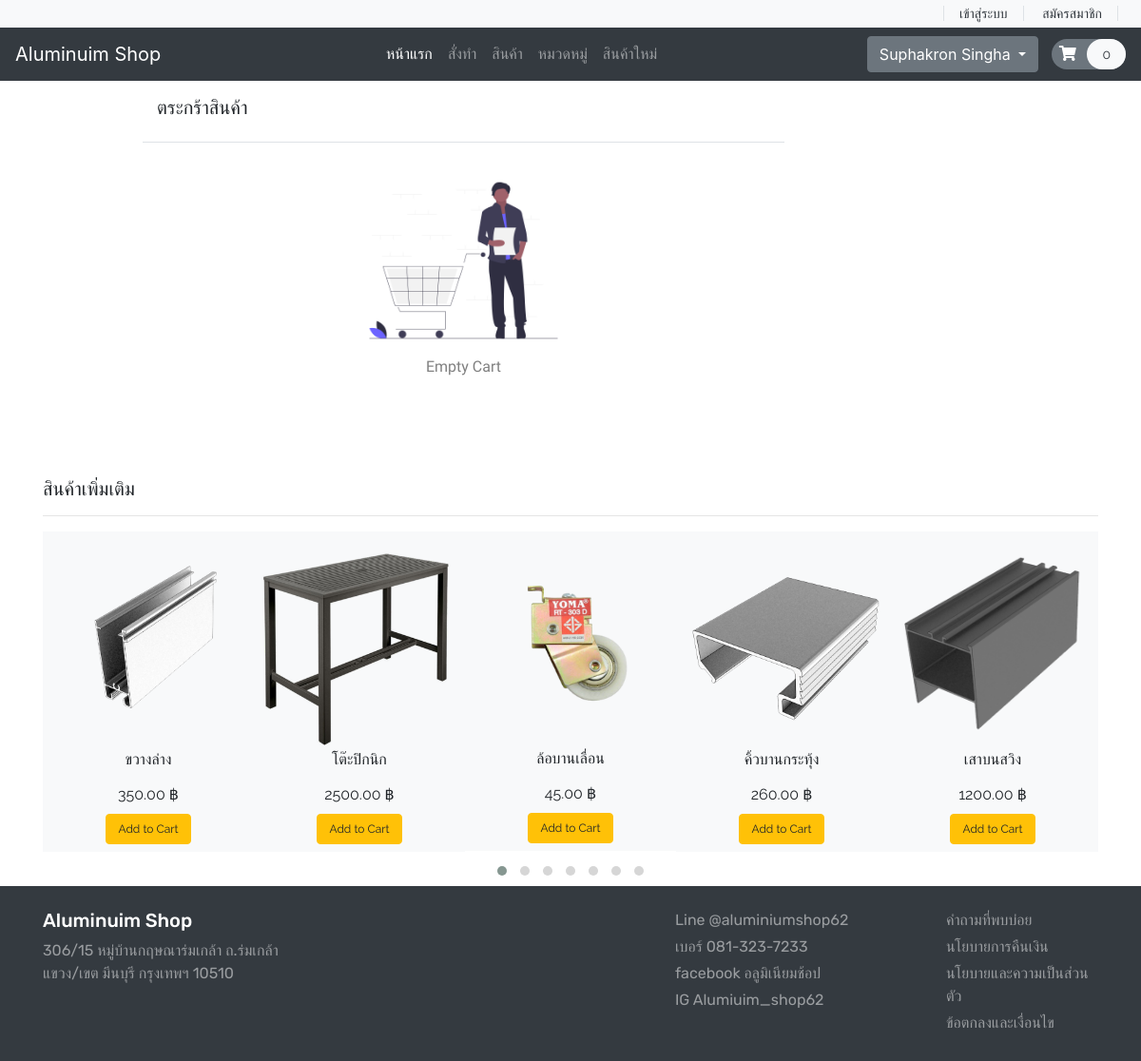
/cart.php (signed in), run on the app's committed database.
### tables this page shows
CREATE TABLE `product` (
  `item_id` int(11) NOT NULL,
  `item_brand` int(11) NOT NULL,
  `item_name` varchar(255) NOT NULL,
  `item_price` double(10,2) NOT NULL,
  `item_image` varchar(255) NOT NULL,
  `item_register` datetime DEFAULT NULL,
  `item_qty` int(11) NOT NULL
);

### database/DBController.php (called while the page is built, shortened)
<?php
class DBController
{
    protected $host = 'localhost';
    protected $user = 'root';
    protected $password = '';
    protected $database = "project";
    public function __construct()
    {
        $this->con = mysqli_connect($this->host, $this->user, $this->password, $this->database);
    }
}

### functions.php (called while the page is built, shortened)
<?php
require ('database/DBController.php');
require ('database/Product.php');
$db = new DBController();
$product = new Product($db);
$product_shuffle = $product->getData();

### database/Product.php (called while the page is built, shortened)
<?php
class Product
{
    public $db = null;
    public function __construct(DBController $db)
    {
        $this->db = $db;
    }
    public function getData($table = 'product'){
        $result = $this->db->con->query("SELECT * FROM {$table} ");
        $resultArray = array();
        while ($item = mysqli_fetch_array($result, MYSQLI_ASSOC)){
            $resultArray[] = $item;
        }
        return $resultArray;
    }
}

### Template/_new-phones.php (the view, shortened to what this page needs)
<?php
shuffle($product_shuffle);
?>
<section id="new-phones">
    <div class="container">
        <h4 class="font-rubik font-size-20">สินค้าเพิ่มเติม</h4>
        <hr>
        <div class="owl-carousel owl-theme">
            <?php foreach ($product_shuffle as $item) { ?>
                <div class="item py-2 bg-light">
                    <div class="product font-rale">
                        <a href="<?php printf('%s?item_id=%s', 'product.php',  $item['item_id']); ?>"><img src="<?php echo $item['item_image'] ?? "./assets/products/1.png"; ?>" alt="product1" class="img-fluid"></a>
                        <div class="text-center">
                            <h6><?php echo  $item['item_name'] ?? "Unknown";  ?></h6>
                            <div class="price py-2">
                                <span><?php echo $item['item_price'] ?? '0' ; ?> ฿</span>
                            </div>
                            <form method="post">
                                <?php
                                if (in_array($item['item_id'], $in_cart ?? [])){
                                    echo '<button type="submit" disabled class="btn btn-success font-size-12">In the Cart</button>';
                                }else if($item['item_qty']==0){
                                    echo '<button type="submit" disabled class="btn btn-danger font-size-12">SOLD OUT</button>';
                                }else{
                                    echo '<button type="submit" name="new_phones_submit" class="btn btn-warning font-size-12">Add to Cart</button>';
                                }
                                ?>
                            </form>
                        </div>
                    </div>
                </div>
            <?php }  ?>
        </div>
    </div>
</section>

### style.css (style rules this page uses)
button, button:focus { outline: none !important; box-shadow: none !important; }
.font-rale { font-family: "Raleway", cursive; }
.font-rubik { font-family: "Rubik", cursive; }
.font-size-12 { font-size: 12px; }
.font-size-20 { font-size: 20px; }

### data on the page
product: item_image (picture), item_name "ขวางล่าง", item_price "350.00", item_qty "Add to Cart"
product: item_image (picture), item_name "โต๊ะปิกนิก", item_price "2500.00", item_qty "Add to Cart"
product: item_image (picture), item_name "ล้อบานเลื่อน", item_price "45.00", item_qty "Add to Cart"
product: item_image (picture), item_name "คิ้วบานกระทุ้ง", item_price "260.00", item_qty "Add to Cart"
product: item_image (picture), item_name "เสาบนสวิง", item_price "1200.00", item_qty "Add to Cart"

### other printed values
$_SESSION['fullname'] "Suphakron Singha"
count($product->getData('cart')) "0"
